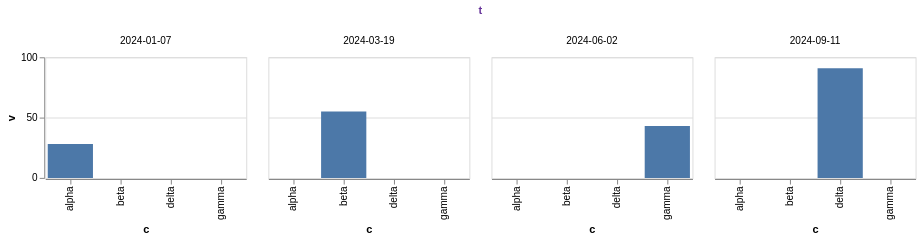

Source (Vega-Lite JSON):
### Vega-Lite specification from a JSON file in a GitHub repository (floating-point values rounded to 4 significant figures)
{"$schema": "https://vega.github.io/schema/vega-lite/v6.json", "width": 200, "height": 120, "data": {"values": [{"c": "alpha", "v": 28, "w": 3, "t": "2024-01-07"}, {"c": "beta", "v": 55, "w": 7, "t": "2024-03-19"}, {"c": "gamma", "v": 43, "w": 5, "t": "2024-06-02"}, {"c": "delta", "v": 91, "w": 9, "t": "2024-09-11"}]}, "mark": "bar", "encoding": {"x": {"field": "c", "type": "nominal"}, "y": {"field": "v", "type": "quantitative"}, "column": {"field": "t", "type": "ordinal"}}, "config": {"header": {"titleColor": "rebeccapurple"}}}
